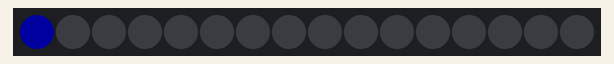
Simulated run of this sketch. Board: Arduino Uno, built with avr-gcc and run on an emulated ATmega328P. Shown: 16 RGB LEDs in strip order, left to right. Dim RGB values are drawn brighter than linear.

Above: at 0.15 s.
At 5.1 s:
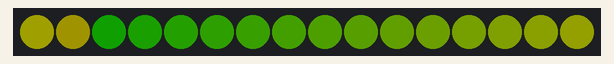
At 10.04 s:
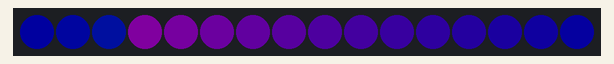
At 20.04 s:
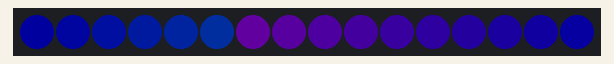
At 29.94 s:
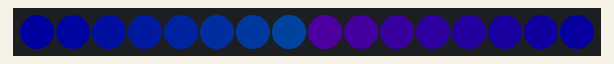
At 39.94 s:
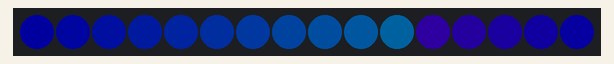

The sketch:

blue_to_teal_loop.ino
```cpp
#include <Adafruit_NeoPixel.h>
#ifdef __AVR__
  #include <avr/power.h>
#endif

#define PIN 6

#define NUM_LEDS 16

#define BRIGHTNESS 50

Adafruit_NeoPixel strip = Adafruit_NeoPixel(NUM_LEDS, PIN, NEO_GRBW + NEO_KHZ800);


void setup() {
  Serial.begin(115200);
  strip.setBrightness(BRIGHTNESS);
  strip.begin();
  strip.show(); // Initialize all pixels to 'off'
}

// Initialize some variables for the void loop()
int led, red, green, blue, white;
int wait = 100;

void loop() {
led = 0; red = 0; green = 0; blue = 160; white = 0;
  strip.setPixelColor(led, red, green , blue, white);
  delay(wait);
  strip.show();

  led = 1; red = 0; green = 10; blue = 160; white = 0;
  strip.setPixelColor(led, red, green , blue, white);
  delay(wait);
  strip.show();

  led = 2; red = 0; green = 20; blue = 160; white = 0;
  strip.setPixelColor(led, red, green , blue, white);
  delay(wait);
  strip.show();

  led = 3; red = 0; green = 30; blue = 160; white = 0;
  strip.setPixelColor(led, red, green , blue, white);
  delay(wait);
  strip.show();

  led = 4; red = 0; green = 40; blue = 160; white = 0;
  strip.setPixelColor(led, red, green , blue, white);
  delay(wait);
   strip.show();

  led = 5; red = 0; green = 50; blue = 160; white = 0;
  strip.setPixelColor(led, red, green , blue, white);
  delay(wait);
   strip.show();

  led = 6; red = 0; green = 60; blue = 160; white = 0;
  strip.setPixelColor(led, red, green , blue, white);
  delay(wait);
   strip.show();

    led = 7; red = 0; green = 70; blue = 160; white = 0;
  strip.setPixelColor(led, red, green , blue, white);
  delay(wait);
   strip.show();

    led = 8; red = 0; green = 80; blue = 160; white = 0;
  strip.setPixelColor(led, red, green , blue, white);
  delay(wait);
   strip.show();

    led = 9; red = 0; green = 90; blue = 160; white = 0;
  strip.setPixelColor(led, red, green , blue, white);
  delay(wait);
   strip.show();

    led = 10; red = 0; green = 100; blue = 160; white = 0;
  strip.setPixelColor(led, red, green , blue, white);
  delay(wait);
   strip.show();

    led = 11; red = 0; green = 110; blue = 160; white = 0;
  strip.setPixelColor(led, red, green , blue, white);
  delay(wait);
   strip.show();

    led = 12; red = 0; green = 120; blue = 160; white = 0;
  strip.setPixelColor(led, red, green , blue, white);
  delay(wait);
   strip.show();

    led = 13; red = 0; green = 130; blue = 160; white = 0;
  strip.setPixelColor(led, red, green , blue, white);
  delay(wait);
   strip.show();

   led = 14; red = 0; green = 140; blue = 160; white = 0;
  strip.setPixelColor(led, red, green , blue, white);
  delay(wait);
   strip.show();

  led = 15; red = 0; green = 150; blue = 160; white = 0;
  strip.setPixelColor(led, red, green , blue, white);
  delay(wait);
  strip.show();

led = 0; red = 0; green = 160; blue = 160; white = 0;
  strip.setPixelColor(led, red, green , blue, white);
  delay(wait);
  strip.show();

  led = 1; red = 0; green = 160; blue = 150; white = 0;
  strip.setPixelColor(led, red, green , blue, white);
  delay(wait);
  strip.show();

  led = 2; red = 0; green = 160; blue = 140; white = 0;
  strip.setPixelColor(led, red, green , blue, white);
  delay(wait);
  strip.show();

  led = 3; red = 0; green = 160; blue = 130; white = 0;
  strip.setPixelColor(led, red, green , blue, white);
  delay(wait);
  strip.show();

  led = 4; red = 0; green = 160; blue = 120; white = 0;
  strip.setPixelColor(led, red, green , blue, white);
  delay(wait);
   strip.show();

  led = 5; red = 0; green = 160; blue = 110; white = 0;
  strip.setPixelColor(led, red, green , blue, white);
  delay(wait);
   strip.show();

  led = 6; red = 0; green = 160; blue = 100; white = 0;
  strip.setPixelColor(led, red, green , blue, white);
  delay(wait);
   strip.show();

    led = 7; red = 0; green = 160; blue = 90; white = 0;
  strip.setPixelColor(led, red, green , blue, white);
  delay(wait);
   strip.show();

    led = 8; red = 0; green = 160; blue = 80; white = 0;
  strip.setPixelColor(led, red, green , blue, white);
  delay(wait);
   strip.show();

    led = 9; red = 0; green = 160; blue = 70; white = 0;
  strip.setPixelColor(led, red, green , blue, white);
  delay(wait);
   strip.show();

    led = 10; red = 0; green = 160; blue = 60; white = 0;
  strip.setPixelColor(led, red, green , blue, white);
  delay(wait);
   strip.show();

    led = 11; red = 0; green = 160; blue = 50; white = 0;
  strip.setPixelColor(led, red, green , blue, white);
  delay(wait);
   strip.show();

    led = 12; red = 0; green = 160; blue = 40; white = 0;
  strip.setPixelColor(led, red, green , blue, white);
  delay(wait);
   strip.show();

    led = 13; red = 0; green = 160; blue = 30; white = 0;
  strip.setPixelColor(led, red, green , blue, white);
  delay(wait);
   strip.show();

   led = 14; red = 0; green = 160; blue = 20; white = 0;
  strip.setPixelColor(led, red, green , blue, white);
  delay(wait);
   strip.show();

  led = 15; red = 0; green = 160; blue = 10; white = 0;
  strip.setPixelColor(led, red, green , blue, white);
  delay(wait);
  strip.show();


led = 0; red = 0; green = 160; blue = 0; white = 0;
  strip.setPixelColor(led, red, green , blue, white);
  delay(wait);
  strip.show();

  led = 1; red = 10; green = 160; blue = 0; white = 0;
  strip.setPixelColor(led, red, green , blue, white);
  delay(wait);
  strip.show();

  led = 2; red = 20; green = 160; blue = 0; white = 0;
  strip.setPixelColor(led, red, green , blue, white);
  delay(wait);
  strip.show();

  led = 3; red = 30; green = 160; blue = 0; white = 0;
  strip.setPixelColor(led, red, green , blue, white);
  delay(wait);
  strip.show();

  led = 4; red = 40; green = 160; blue = 0; white = 0;
  strip.setPixelColor(led, red, green , blue, white);
  delay(wait);
   strip.show();

  led = 5; red = 50; green = 160; blue = 0; white = 0;
  strip.setPixelColor(led, red, green , blue, white);
  delay(wait);
   strip.show();

  led = 6; red = 60; green = 160; blue = 0; white = 0;
  strip.setPixelColor(led, red, green , blue, white);
  delay(wait);
   strip.show();

    led = 7; red = 70; green = 160; blue = 0; white = 0;
  strip.setPixelColor(led, red, green , blue, white);
  delay(wait);
   strip.show();

    led = 8; red = 80; green = 160; blue = 0; white = 0;
  strip.setPixelColor(led, red, green , blue, white);
  delay(wait);
   strip.show();

    led = 9; red = 90; green = 160; blue = 0; white = 0;
  strip.setPixelColor(led, red, green , blue, white);
  delay(wait);
   strip.show();

    led = 10; red = 100; green = 160; blue = 0; white = 0;
  strip.setPixelColor(led, red, green , blue, white);
  delay(wait);
   strip.show();

    led = 11; red = 110; green = 160; blue = 0; white = 0;
  strip.setPixelColor(led, red, green , blue, white);
  delay(wait);
   strip.show();

    led = 12; red = 120; green = 160; blue = 0; white = 0;
  strip.setPixelColor(led, red, green , blue, white);
  delay(wait);
   strip.show();

    led = 13; red = 130; green = 160; blue = 0; white = 0;
  strip.setPixelColor(led, red, green , blue, white);
  delay(wait);
   strip.show();

   led = 14; red = 140; green = 160; blue = 0; white = 0;
  strip.setPixelColor(led, red, green , blue, white);
  delay(wait);
   strip.show();

  led = 15; red = 150; green = 160; blue = 0; white = 0;
  strip.setPixelColor(led, red, green , blue, white);
  delay(wait);
  strip.show();


led = 0; red = 160; green = 160; blue = 0; white = 0;
  strip.setPixelColor(led, red, green , blue, white);
  delay(wait);
  strip.show();

  led = 1; red = 160; green = 150; blue = 0; white = 0;
  strip.setPixelColor(led, red, green , blue, white);
  delay(wait);
  strip.show();

  led = 2; red = 160; green = 140; blue = 0; white = 0;
  strip.setPixelColor(led, red, green , blue, white);
  delay(wait);
  strip.show();

  led = 3; red = 160; green = 130; blue = 0; white = 0;
  strip.setPixelColor(led, red, green , blue, white);
  delay(wait);
  strip.show();

  led = 4; red = 160; green = 120; blue = 0; white = 0;
  strip.setPixelColor(led, red, green , blue, white);
  delay(wait);
   strip.show();

  led = 5; red = 160; green = 110; blue = 0; white = 0;
  strip.setPixelColor(led, red, green , blue, white);
  delay(wait);
   strip.show();

  led = 6; red = 160; green = 100; blue = 0; white = 0;
  strip.setPixelColor(led, red, green , blue, white);
  delay(wait);
   strip.show();

    led = 7; red = 160; green = 90; blue = 0; white = 0;
  strip.setPixelColor(led, red, green , blue, white);
  delay(wait);
   strip.show();

    led = 8; red = 160; green = 80; blue = 0; white = 0;
  strip.setPixelColor(led, red, green , blue, white);
  delay(wait);
   strip.show();

    led = 9; red = 160; green = 70; blue = 0; white = 0;
  strip.setPixelColor(led, red, green , blue, white);
  delay(wait);
   strip.show();

    led = 10; red = 160; green = 60; blue = 0; white = 0;
  strip.setPixelColor(led, red, green , blue, white);
  delay(wait);
   strip.show();

    led = 11; red = 160; green = 50; blue = 0; white = 0;
  strip.setPixelColor(led, red, green , blue, white);
  delay(wait);
   strip.show();

    led = 12; red = 160; green = 40; blue = 0; white = 0;
  strip.setPixelColor(led, red, green , blue, white);
  delay(wait);
   strip.show();

    led = 13; red = 160; green = 30; blue = 0; white = 0;
  strip.setPixelColor(led, red, green , blue, white);
  delay(wait);
   strip.show();

   led = 14; red = 160; green = 20; blue = 0; white = 0;
  strip.setPixelColor(led, red, green , blue, white);
  delay(wait);
   strip.show();

  led = 15; red = 160; green = 10; blue = 0; white = 0;
  strip.setPixelColor(led, red, green , blue, white);
  delay(wait);
  strip.show();


led = 0; red = 160; green = 0; blue = 0; white = 0;
  strip.setPixelColor(led, red, green , blue, white);
  delay(wait);
  strip.show();

  led = 1; red = 160; green = 0; blue = 10; white = 0;
  strip.setPixelColor(led, red, green , blue, white);
  delay(wait);
  strip.show();

  led = 2; red = 160; green = 0; blue = 20; white = 0;
  strip.setPixelColor(led, red, green , blue, white);
  delay(wait);
  strip.show();

  led = 3; red = 160; green = 0; blue = 30; white = 0;
  strip.setPixelColor(led, red, green , blue, white);
  delay(wait);
  strip.show();

  led = 4; red = 160; green = 0; blue = 40; white = 0;
  strip.setPixelColor(led, red, green , blue, white);
  delay(wait);
   strip.show();

  led = 5; red = 160; green = 0; blue = 50; white = 0;
  strip.setPixelColor(led, red, green , blue, white);
  delay(wait);
   strip.show();

  led = 6; red = 160; green = 0; blue = 60; white = 0;
  strip.setPixelColor(led, red, green , blue, white);
  delay(wait);
   strip.show();

    led = 7; red = 160; green = 0; blue = 70; white = 0;
  strip.setPixelColor(led, red, green , blue, white);
  delay(wait);
   strip.show();

    led = 8; red = 160; green = 0; blue = 80; white = 0;
  strip.setPixelColor(led, red, green , blue, white);
  delay(wait);
   strip.show();

    led = 9; red = 160; green = 0; blue = 90; white = 0;
  strip.setPixelColor(led, red, green , blue, white);
  delay(wait);
   strip.show();

    led = 10; red = 160; green = 0; blue = 100; white = 0;
  strip.setPixelColor(led, red, green , blue, white);
  delay(wait);
   strip.show();

    led = 11; red = 160; green = 0; blue = 110; white = 0;
  strip.setPixelColor(led, red, green , blue, white);
  delay(wait);
   strip.show();

    led = 12; red = 160; green = 0; blue = 120; white = 0;
  strip.setPixelColor(led, red, green , blue, white);
  delay(wait);
   strip.show();

    led = 13; red = 160; green = 0; blue = 130; white = 0;
  strip.setPixelColor(led, red, green , blue, white);
  delay(wait);
   strip.show();

   led = 14; red = 160; green = 0; blue = 140; white = 0;
  strip.setPixelColor(led, red, green , blue, white);
  delay(wait);
   strip.show();

  led = 15; red = 160; green = 0; blue = 150; white = 0;
  strip.setPixelColor(led, red, green , blue, white);
  delay(wait);
  strip.show();

led = 0; red = 160; green = 0; blue = 160; white = 0;
  strip.setPixelColor(led, red, green , blue, white);
  delay(wait);
  strip.show();

  led = 1; red = 150; green = 0; blue = 160; white = 0;
  strip.setPixelColor(led, red, green , blue, white);
  delay(wait);
  strip.show();

  led = 2; red = 140; green = 0; blue = 160; white = 0;
  strip.setPixelColor(led, red, green , blue, white);
  delay(wait);
  strip.show();

  led = 3; red = 130; green = 0; blue = 160; white = 0;
  strip.setPixelColor(led, red, green , blue, white);
  delay(wait);
  strip.show();

  led = 4; red = 120; green = 0; blue = 160; white = 0;
  strip.setPixelColor(led, red, green , blue, white);
  delay(wait);
   strip.show();

  led = 5; red = 110; green = 0; blue = 160; white = 0;
  strip.setPixelColor(led, red, green , blue, white);
  delay(wait);
   strip.show();

  led = 6; red = 100; green = 0; blue = 160; white = 0;
  strip.setPixelColor(led, red, green , blue, white);
  delay(wait);
   strip.show();

    led = 7; red = 90; green = 0; blue = 160; white = 0;
  strip.setPixelColor(led, red, green , blue, white);
  delay(wait);
   strip.show();

    led = 8; red = 80; green = 0; blue = 160; white = 0;
  strip.setPixelColor(led, red, green , blue, white);
  delay(wait);
   strip.show();

    led = 9; red = 70; green = 0; blue = 160; white = 0;
  strip.setPixelColor(led, red, green , blue, white);
  delay(wait);
   strip.show();

    led = 10; red = 60; green = 0; blue = 160; white = 0;
  strip.setPixelColor(led, red, green , blue, white);
  delay(wait);
   strip.show();

    led = 11; red = 50; green = 0; blue = 160; white = 0;
  strip.setPixelColor(led, red, green , blue, white);
  delay(wait);
   strip.show();

    led = 12; red = 40; green = 0; blue = 160; white = 0;
  strip.setPixelColor(led, red, green , blue, white);
  delay(wait);
   strip.show();

    led = 13; red = 30; green = 0; blue = 160; white = 0;
  strip.setPixelColor(led, red, green , blue, white);
  delay(wait);
   strip.show();

   led = 14; red = 20; green = 0; blue = 160; white = 0;
  strip.setPixelColor(led, red, green , blue, white);
  delay(wait);
   strip.show();

  led = 15; red = 10; green = 0; blue = 160; white = 0;
  strip.setPixelColor(led, red, green , blue, white);
  delay(wait);
  strip.show();

}
```
